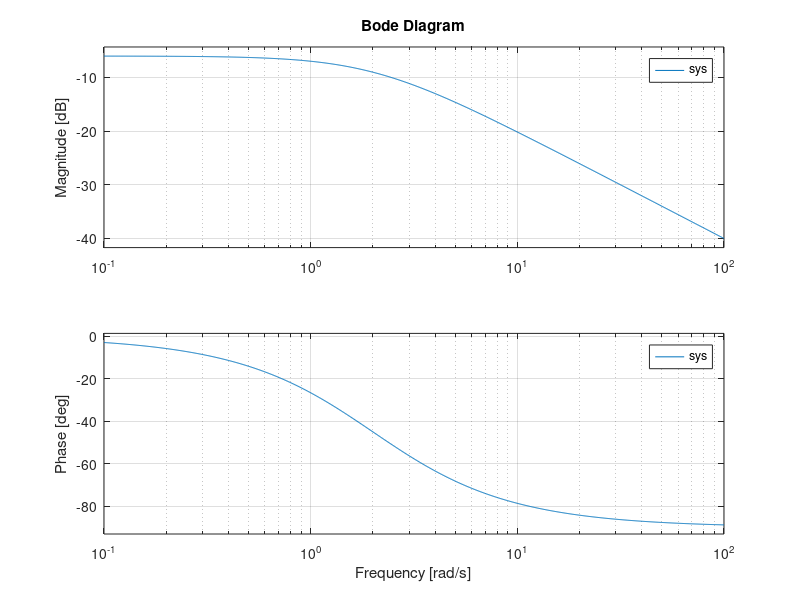

MATLAB code to generate this figure: (Note: this script raises an error after producing the figure.)
close all
clear

% sample transer function
% sys = tf(3, [1 0.5 30]);
sys = tf(1, [1 2]);

% the true bode magnitude distribution
figure
bode(sys)

%randomly generated points
POINTS = 10000;
t = linspace(0, 20, POINTS);
chirp_f = linspace(0, 50, POINTS);

u = sin(2 * pi * chirp_f .* t);
y = lsim(sys, u, t)';

chirp_identification(t, u, y)

